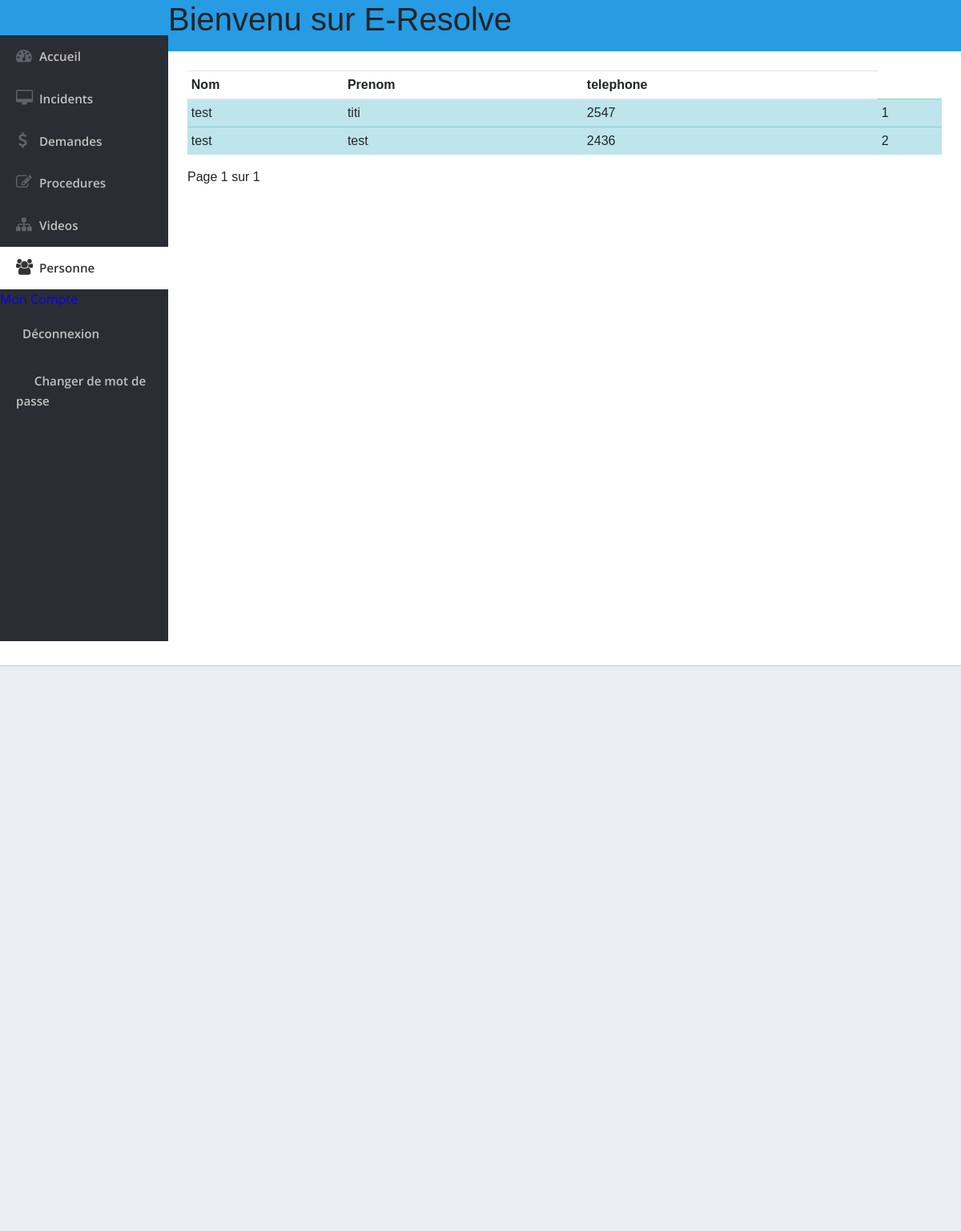
The page /home/personne/ (signed in) on the database as committed earlier.
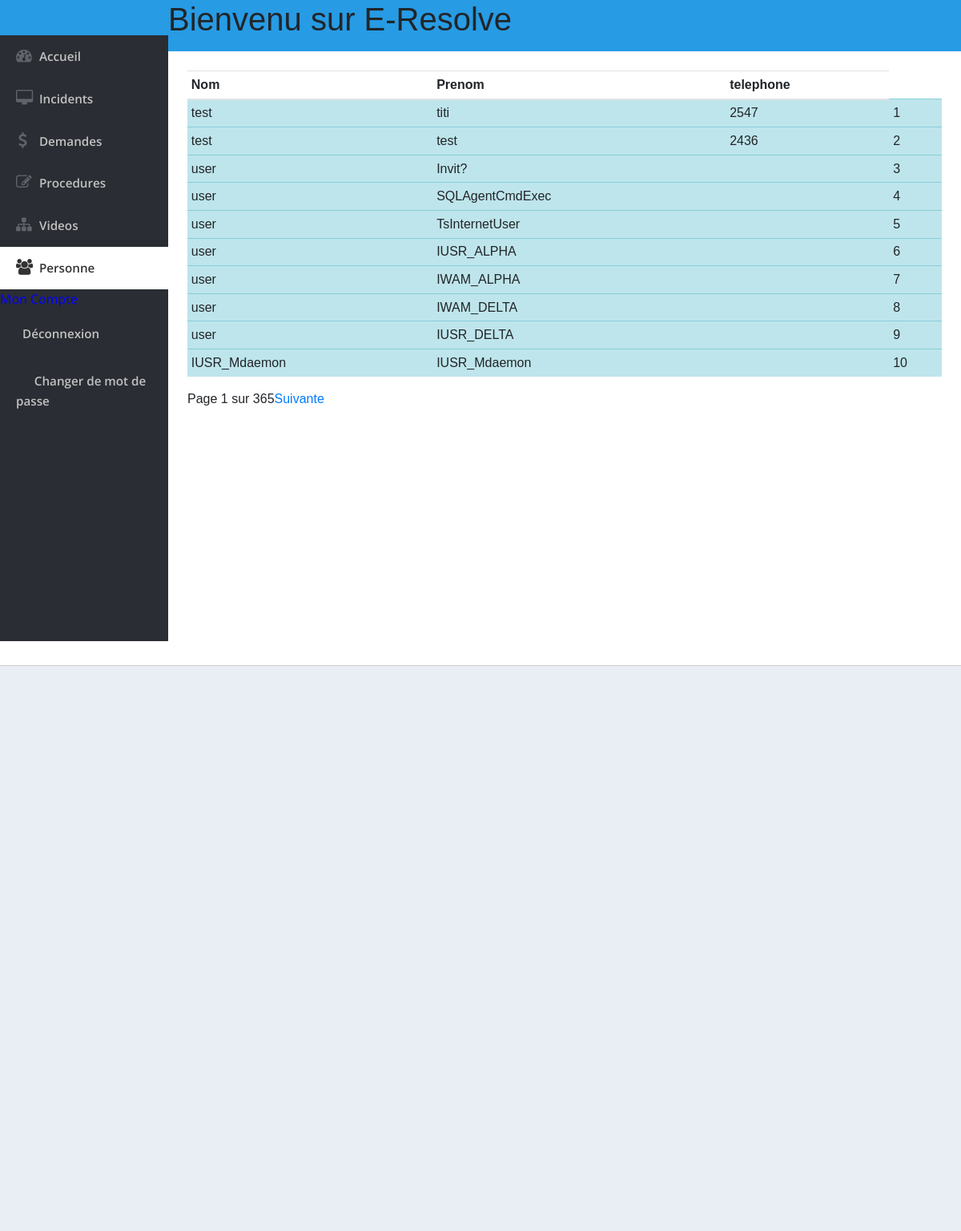
The same page on the database as committed later.
### Resolve/models/personne.py (models this page shows)
class Personne(models.Model):
    date_mise_a_jour = models.DateField(verbose_name="date de mise a jour", auto_now=True)
    prenom = models.CharField(max_length=30)
    nom = models.CharField(max_length=30)
    telephone = models.CharField(max_length=10)
    lieu = models.CharField(max_length=30, blank=True)
    date_mise_a_jour = models.DateField(verbose_name="Date d'inscription ", auto_now_add=True)

### Resolve/views/personne.py (the view)
# urls.py: path("personne/", personne.personne_list2, name="personne"),
@login_required
def personne_list2(request):
    selected = "personne"
    personne_list = Personne.objects.all()
    paginator = Paginator(personne_list.order_by('date_mise_a_jour'), 10)
    try:
        page = request.GET.get("page")
        if not page:
            page = 1
            personne_list = paginator.page(page)
    except EmptyPage:
        personne_list = paginator.page(paginator.num_pages())
    return render(request, "resolve/personne/personne_list.html", locals())

### templates/resolve/personne/personne_list.html (shortened to what this page needs)
{% extends "resolve/base.html" %}
{% block content %}
<div class="table-responsive-sm p-4">
    <table class="table table-sm">
        <thead>
        <tr>
            <th scope="col">Nom</th>
            <th scope="col">Prenom</th>
            <th scope="col">telephone</th>
        </tr>
        </thead>
        <tbody>
        {% for personne in personne_list%}
        <tr class="table-info">
            <td>{{personne.nom}}</td>
            <td>{{personne.prenom}}</td>
            <td>{{personne.telephone}}</td>
            <td>{{personne.id}}</td>
        </tr>
        {% endfor %}
        </tbody>
    </table>
    <div class="pagination">
        <span class="current">
            Page {{ personne_list.number }} sur {{ personne_list.paginator.num_pages }}
        </span>
        {% if personne_list.has_next %}
        <a href=" {% url 'personne'%}?page={{personne_list.next_page_number}}">Suivante</a>
        {% endif %}
    </div>
</div>
{% endblock %}

### templates/resolve/base.html (shortened to what this page needs)
<!DOCTYPE html>
<html lang="fr">
{% load static %}
<head>
    <link href="https://stackpath.bootstrapcdn.com/bootstrap/4.3.1/css/bootstrap.min.css"
 rel="stylesheet">
    <link href="https://maxcdn.bootstrapcdn.com/font-awesome/4.5.0/css/font-awesome.min.css" rel="stylesheet">
    <link rel="stylesheet" href="https://cdnjs.cloudflare.com/ajax/libs/jquery/2.1.3/jquery.min.js">
    <link href="//maxcdn.bootstrapcdn.com/font-awesome/4.2.0/css/font-awesome.min.css" rel="stylesheet">
    <link href="{% static 'css/base.css' %}" rel="stylesheet">
</head>
<body>
<section id="sidebar">
    <div class="white-label">
    </div>
    <div id="sidebar-nav">
        <ul >
            <li class="{% if selected  == 'home' %}active{% endif %}">
                <a href="{% url 'home' %}"><i class="fa fa-dashboard"></i> Accueil</a></li>
            <li class="{% if selected  == 'incident' %}active{% endif %}">
                <a href="#"><i class="fa fa-desktop"></i> Incidents</a></li>
            <li class="{% if selected  == 'demande' %}active{% endif %}" >
                <a href="#"><i class="fa fa-usd"></i> Demandes</a></li>
            <li class="{% if selected  == 'procedure' %}active{% endif %}">
                <a href="#"><i class="fa fa-pencil-square-o"></i> Procedures</a></li>
            <li class="{% if selected  == 'video' %}active{% endif %}">
                <a href="#"><i class="fa fa-sitemap"></i> Videos</a></li>
            <li class="{% if selected  == 'personne' %}active{% endif %}">
                <a href="{% url 'personne' %}"><i class="fa fa-users"></i> Personne</a></li>
            <li class="header" style="color: blue">Mon Compte</li>
            <li>
                <a href="{% url 'logout' %}">
                <i class="fas fa-power-of" aria-hidden="true"></i>Déconnexion
                </a>
            </li>
            <li>
                <a href="{% url 'password_change' %}">
                <i class="fas fa-key" aria-hidden="true"></i>Changer de mot de passe
                </a>
            </li>
        </ul>
    </div>
</section>
<section id="content">
    <div id="header">
        <div class="header-nav">
            <h1>Bienvenu sur E-Resolve</h1>
        </div>
        {% block content %} {% endblock %}
    </div>
</section>
<div class="content">
    <div class="content-header">
    </div>
</div>
</body>
</html>

### Resolve/static/css/base.css (style rules this page uses)
html, body { font-family: 'Open Sans', sans-serif; height: 100%; }
body { background: #FFFFFF; height: 100%; }
ul { list-style: none; margin: 0; padding: 0; }
a { text-decoration: none; }
#header { float: left; width: 100%; background: #ffffff; position: relative; }
.white-label { float: left; background: #33373B; max-width: 210px; padding: 10px; min-height: 44px; background: #279BE4; width: 100%; max-height: 44px; }
.header-nav { min-height: 64px; -webkit-box-sizing: border-box; -moz-box-sizing: border-box; box-sizing: border-box; background: #279BE4; }
#sidebar { overflow: hidden; width: 210px; height: 100%; float: left; background: #2A2D33; }
#sidebar-nav { width: 106%; height: calc(100% - 95px); padding: 0; background: #2A2D33; border-right: 1px solid #E0E0E0; overflow-y: scroll; }
#sidebar-nav ul li a { color: #C2C2C2; font-size: .95em; padding: 15px 20px; float: left; width: 100%; font-weight: 600; -webkit-box-sizing: border-box; -moz-box-sizing: border-box; box-sizing: border-box; }
#sidebar-nav ul li:hover a, #sidebar-nav ul li:hover a i, #sidebar-nav li.active a, #sidebar-nav li.active a i { color: #333; }
#sidebar-nav ul li.active a { background: #fff; color: #333; }
#sidebar-nav ul li.active a i { background: #fff; }
#sidebar-nav i { padding-right: 8px; font-size: 1.3em; color: #60636B; width: 25px; text-align: center; }
#content { float: left; width: calc(100% - 210px); height: 100%; word-wrap: break-word; background: #FFFFFF; font-family: Raleway, sans-serif; }
.content { float: left; background: #E9EEF4; width: 100%; height: calc(100% - 64px); -webkit-box-sizing: border-box; -moz-box-sizing: border-box; box-sizing: border-box; }
.content-header { background: #fff; float: left; width: 100%; margin-bottom: 15px; padding: 15px; -webkit-box-sizing: border-box; -moz-box-sizing: border-box; box-sizing: border-box; border-bottom: 1px solid #ccc; }

Rows that differ between the two databases and show on the page:
added Personne: nom "user", prenom "Invit?", id "3"
added Personne: nom "user", prenom "SQLAgentCmdExec", id "4"
added Personne: nom "user", prenom "TsInternetUser", id "5"
added Personne: nom "user", prenom "IUSR_ALPHA", id "6"
added Personne: nom "user", prenom "IWAM_ALPHA", id "7"
added Personne: nom "user", prenom "IWAM_DELTA", id "8"
added Personne: nom "user", prenom "IUSR_DELTA", id "9"
added Personne: nom "IUSR_Mdaemon", prenom "IUSR_Mdaemon", id "10"
Other text that changed with them:
{{ personne_list.paginator.num_pages }}: "1" → "365"
text now shown: "Suivante"
